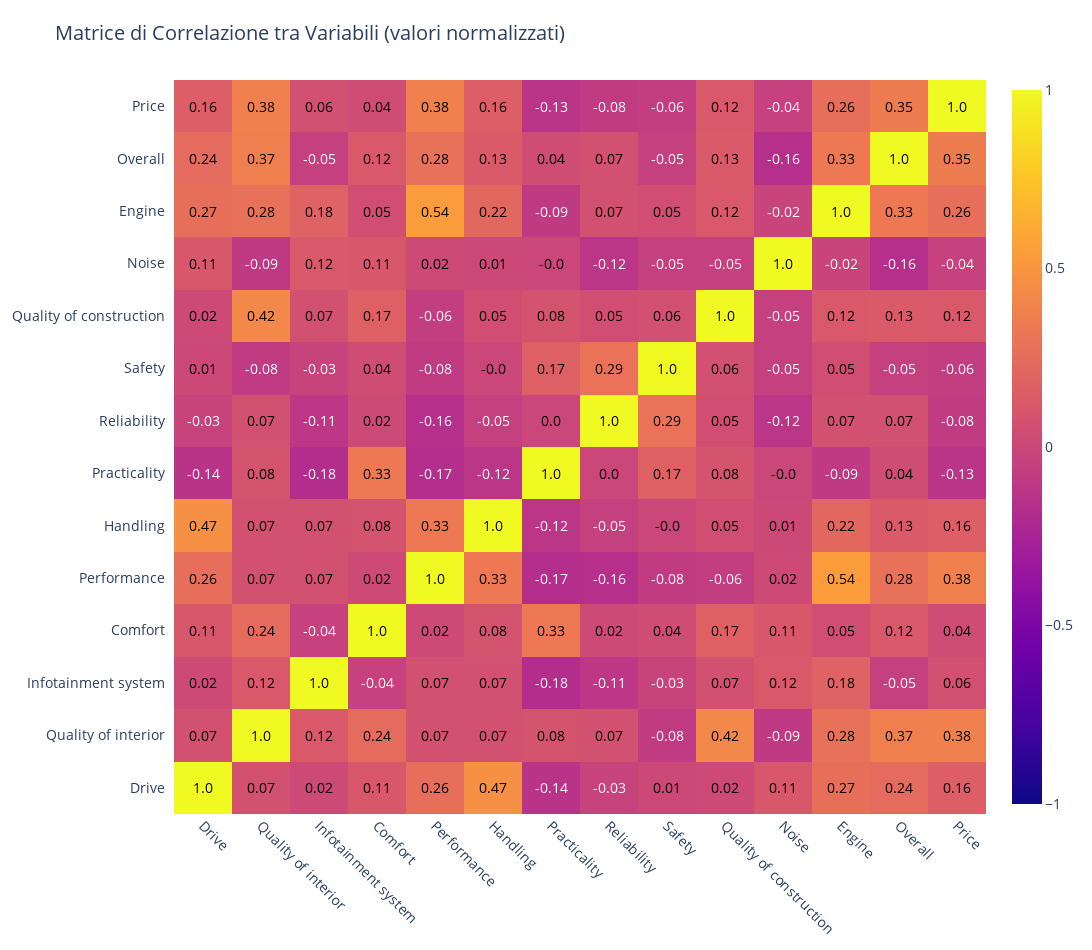

Notebook code for this chart:
### Code cell
import plotly.figure_factory as ff

# Prima creiamo variabili numeriche per le valutazioni categoriche
categorical_cols = ['Drive', 'Quality of interior', 'Infotainment system', 'Comfort', 
                   'Performance', 'Handling', 'Practicality', 'Reliability', 'Safety',
                   'Quality of construction', 'Noise', 'Engine']

# Mappatura valori categorici a numerici
mapping = {
    'Positive': 3,
    'Medium': 2, 
    'Negative': 1,
    'Not mentioned': 0,
}

df_numeric = df.copy()
for col in categorical_cols:
    df_numeric[col] = df_numeric[col].map(mapping)

import plotly.figure_factory as ff

# Matrice di correlazione
correlation_matrix = df_numeric[categorical_cols + ['Overall', 'Price']].corr().round(2)

fig_corr = ff.create_annotated_heatmap(
    z=correlation_matrix.values,
    x=list(correlation_matrix.columns),
    y=list(correlation_matrix.index),
    annotation_text=correlation_matrix.values.astype(str),
    showscale=True,
    reversescale=False,
    zmin=-1, zmax=1
)
fig_corr.update_layout(
    title='Matrice di Correlazione tra Variabili (valori normalizzati)',
    width=1100,
    height=950,
    margin=dict(l=120, r=40, t=80, b=120),
    font=dict(size=14),
    xaxis=dict(tickangle=45, automargin=True),
)
fig_corr.update_xaxes(side="bottom")
fig_corr.show()

### Figure 1 — Plotly figure (JSON) as saved in the notebook; plotly's stock layout.template omitted (floating-point values rounded to 4 significant figures; data arrays with more than 128 entries replaced by an {"elided": "..."} marker saying what was removed)
{"data": [{"colorscale": [[0, "#0d0887"], [0.1111, "#46039f"], [0.2222, "#7201a8"], [0.3333, "#9c179e"], [0.4444, "#bd3786"], [0.5556, "#d8576b"], [0.6667, "#ed7953"], [0.7778, "#fb9f3a"], [0.8889, "#fdca26"], [1, "#f0f921"]], "reversescale": false, "showscale": true, "type": "heatmap", "x": ["Drive", "Quality of interior", "Infotainment system", "Comfort", "Performance", "Handling", "Practicality", "Reliability", "Safety", "Quality of construction", "Noise", "Engine", "Overall", "Price"], "y": ["Drive", "Quality of interior", "Infotainment system", "Comfort", "Performance", "Handling", "Practicality", "Reliability", "Safety", "Quality of construction", "Noise", "Engine", "Overall", "Price"], "z": {"elided": "14x14 float values"}, "zmax": 1, "zmin": -1}], "layout": {"annotations": [{"font": {"color": "#000000"}, "showarrow": false, "text": "1.0", "x": "Drive", "xref": "x", "y": "Drive", "yref": "y"}, {"font": {"color": "#000000"}, "showarrow": false, "text": "0.07", "x": "Quality of interior", "xref": "x", "y": "Drive", "yref": "y"}, {"font": {"color": "#000000"}, "showarrow": false, "text": "0.02", "x": "Infotainment system", "xref": "x", "y": "Drive", "yref": "y"}, {"font": {"color": "#000000"}, "showarrow": false, "text": "0.11", "x": "Comfort", "xref": "x", "y": "Drive", "yref": "y"}, {"font": {"color": "#000000"}, "showarrow": false, "text": "0.26", "x": "Performance", "xref": "x", "y": "Drive", "yref": "y"}, {"font": {"color": "#000000"}, "showarrow": false, "text": "0.47", "x": "Handling", "xref": "x", "y": "Drive", "yref": "y"}, {"font": {"color": "#FFFFFF"}, "showarrow": false, "text": "-0.14", "x": "Practicality", "xref": "x", "y": "Drive", "yref": "y"}, {"font": {"color": "#FFFFFF"}, "showarrow": false, "text": "-0.03", "x": "Reliability", "xref": "x", "y": "Drive", "yref": "y"}, {"font": {"color": "#000000"}, "showarrow": false, "text": "0.01", "x": "Safety", "xref": "x", "y": "Drive", "yref": "y"}, {"font": {"color": "#000000"}, "showarrow": false, "text": "0.02", "x": "Quality of construction", "xref": "x", "y": "Drive", "yref": "y"}, {"font": {"color": "#000000"}, "showarrow": false, "text": "0.11", "x": "Noise", "xref": "x", "y": "Drive", "yref": "y"}, {"font": {"color": "#000000"}, "showarrow": false, "text": "0.27", "x": "Engine", "xref": "x", "y": "Drive", "yref": "y"}, {"font": {"color": "#000000"}, "showarrow": false, "text": "0.24", "x": "Overall", "xref": "x", "y": "Drive", "yref": "y"}, {"font": {"color": "#000000"}, "showarrow": false, "text": "0.16", "x": "Price", "xref": "x", "y": "Drive", "yref": "y"}, {"font": {"color": "#000000"}, "showarrow": false, "text": "0.07", "x": "Drive", "xref": "x", "y": "Quality of interior", "yref": "y"}, {"font": {"color": "#000000"}, "showarrow": false, "text": "1.0", "x": "Quality of interior", "xref": "x", "y": "Quality of interior", "yref": "y"}, {"font": {"color": "#000000"}, "showarrow": false, "text": "0.12", "x": "Infotainment system", "xref": "x", "y": "Quality of interior", "yref": "y"}, {"font": {"color": "#000000"}, "showarrow": false, "text": "0.24", "x": "Comfort", "xref": "x", "y": "Quality of interior", "yref": "y"}, {"font": {"color": "#000000"}, "showarrow": false, "text": "0.07", "x": "Performance", "xref": "x", "y": "Quality of interior", "yref": "y"}, {"font": {"color": "#000000"}, "showarrow": false, "text": "0.07", "x": "Handling", "xref": "x", "y": "Quality of interior", "yref": "y"}, {"font": {"color": "#000000"}, "showarrow": false, "text": "0.08", "x": "Practicality", "xref": "x", "y": "Quality of interior", "yref": "y"}, {"font": {"color": "#000000"}, "showarrow": false, "text": "0.07", "x": "Reliability", "xref": "x", "y": "Quality of interior", "yref": "y"}, {"font": {"color": "#FFFFFF"}, "showarrow": false, "text": "-0.08", "x": "Safety", "xref": "x", "y": "Quality of interior", "yref": "y"}, {"font": {"color": "#000000"}, "showarrow": false, "text": "0.42", "x": "Quality of construction", "xref": "x", "y": "Quality of interior", "yref": "y"}, {"font": {"color": "#FFFFFF"}, "showarrow": false, "text": "-0.09", "x": "Noise", "xref": "x", "y": "Quality of interior", "yref": "y"}, {"font": {"color": "#000000"}, "showarrow": false, "text": "0.28", "x": "Engine", "xref": "x", "y": "Quality of interior", "yref": "y"}, {"font": {"color": "#000000"}, "showarrow": false, "text": "0.37", "x": "Overall", "xref": "x", "y": "Quality of interior", "yref": "y"}, {"font": {"color": "#000000"}, "showarrow": false, "text": "0.38", "x": "Price", "xref": "x", "y": "Quality of interior", "yref": "y"}, {"font": {"color": "#000000"}, "showarrow": false, "text": "0.02", "x": "Drive", "xref": "x", "y": "Infotainment system", "yref": "y"}, {"font": {"color": "#000000"}, "showarrow": false, "text": "0.12", "x": "Quality of interior", "xref": "x", "y": "Infotainment system", "yref": "y"}, {"font": {"color": "#000000"}, "showarrow": false, "text": "1.0", "x": "Infotainment system", "xref": "x", "y": "Infotainment system", "yref": "y"}, {"font": {"color": "#FFFFFF"}, "showarrow": false, "text": "-0.04", "x": "Comfort", "xref": "x", "y": "Infotainment system", "yref": "y"}, {"font": {"color": "#000000"}, "showarrow": false, "text": "0.07", "x": "Performance", "xref": "x", "y": "Infotainment system", "yref": "y"}, {"font": {"color": "#000000"}, "showarrow": false, "text": "0.07", "x": "Handling", "xref": "x", "y": "Infotainment system", "yref": "y"}, {"font": {"color": "#FFFFFF"}, "showarrow": false, "text": "-0.18", "x": "Practicality", "xref": "x", "y": "Infotainment system", "yref": "y"}, {"font": {"color": "#FFFFFF"}, "showarrow": false, "text": "-0.11", "x": "Reliability", "xref": "x", "y": "Infotainment system", "yref": "y"}, {"font": {"color": "#FFFFFF"}, "showarrow": false, "text": "-0.03", "x": "Safety", "xref": "x", "y": "Infotainment system", "yref": "y"}, {"font": {"color": "#000000"}, "showarrow": false, "text": "0.07", "x": "Quality of construction", "xref": "x", "y": "Infotainment system", "yref": "y"}, {"font": {"color": "#000000"}, "showarrow": false, "text": "0.12", "x": "Noise", "xref": "x", "y": "Infotainment system", "yref": "y"}, {"font": {"color": "#000000"}, "showarrow": false, "text": "0.18", "x": "Engine", "xref": "x", "y": "Infotainment system", "yref": "y"}, {"font": {"color": "#FFFFFF"}, "showarrow": false, "text": "-0.05", "x": "Overall", "xref": "x", "y": "Infotainment system", "yref": "y"}, {"font": {"color": "#000000"}, "showarrow": false, "text": "0.06", "x": "Price", "xref": "x", "y": "Infotainment system", "yref": "y"}, {"font": {"color": "#000000"}, "showarrow": false, "text": "0.11", "x": "Drive", "xref": "x", "y": "Comfort", "yref": "y"}, {"font": {"color": "#000000"}, "showarrow": false, "text": "0.24", "x": "Quality of interior", "xref": "x", "y": "Comfort", "yref": "y"}, {"font": {"color": "#FFFFFF"}, "showarrow": false, "text": "-0.04", "x": "Infotainment system", "xref": "x", "y": "Comfort", "yref": "y"}, {"font": {"color": "#000000"}, "showarrow": false, "text": "1.0", "x": "Comfort", "xref": "x", "y": "Comfort", "yref": "y"}, {"font": {"color": "#000000"}, "showarrow": false, "text": "0.02", "x": "Performance", "xref": "x", "y": "Comfort", "yref": "y"}, {"font": {"color": "#000000"}, "showarrow": false, "text": "0.08", "x": "Handling", "xref": "x", "y": "Comfort", "yref": "y"}, {"font": {"color": "#000000"}, "showarrow": false, "text": "0.33", "x": "Practicality", "xref": "x", "y": "Comfort", "yref": "y"}, {"font": {"color": "#000000"}, "showarrow": false, "text": "0.02", "x": "Reliability", "xref": "x", "y": "Comfort", "yref": "y"}, {"font": {"color": "#000000"}, "showarrow": false, "text": "0.04", "x": "Safety", "xref": "x", "y": "Comfort", "yref": "y"}, {"font": {"color": "#000000"}, "showarrow": false, "text": "0.17", "x": "Quality of construction", "xref": "x", "y": "Comfort", "yref": "y"}, {"font": {"color": "#000000"}, "showarrow": false, "text": "0.11", "x": "Noise", "xref": "x", "y": "Comfort", "yref": "y"}, {"font": {"color": "#000000"}, "showarrow": false, "text": "0.05", "x": "Engine", "xref": "x", "y": "Comfort", "yref": "y"}, {"font": {"color": "#000000"}, "showarrow": false, "text": "0.12", "x": "Overall", "xref": "x", "y": "Comfort", "yref": "y"}, {"font": {"color": "#000000"}, "showarrow": false, "text": "0.04", "x": "Price", "xref": "x", "y": "Comfort", "yref": "y"}, {"font": {"color": "#000000"}, "showarrow": false, "text": "0.26", "x": "Drive", "xref": "x", "y": "Performance", "yref": "y"}, {"font": {"color": "#000000"}, "showarrow": false, "text": "0.07", "x": "Quality of interior", "xref": "x", "y": "Performance", "yref": "y"}, {"font": {"color": "#000000"}, "showarrow": false, "text": "0.07", "x": "Infotainment system", "xref": "x", "y": "Performance", "yref": "y"}, {"font": {"color": "#000000"}, "showarrow": false, "text": "0.02", "x": "Comfort", "xref": "x", "y": "Performance", "yref": "y"}, {"font": {"color": "#000000"}, "showarrow": false, "text": "1.0", "x": "Performance", "xref": "x", "y": "Performance", "yref": "y"}, {"font": {"color": "#000000"}, "showarrow": false, "text": "0.33", "x": "Handling", "xref": "x", "y": "Performance", "yref": "y"}, {"font": {"color": "#FFFFFF"}, "showarrow": false, "text": "-0.17", "x": "Practicality", "xref": "x", "y": "Performance", "yref": "y"}, {"font": {"color": "#FFFFFF"}, "showarrow": false, "text": "-0.16", "x": "Reliability", "xref": "x", "y": "Performance", "yref": "y"}, {"font": {"color": "#FFFFFF"}, "showarrow": false, "text": "-0.08", "x": "Safety", "xref": "x", "y": "Performance", "yref": "y"}, {"font": {"color": "#FFFFFF"}, "showarrow": false, "text": "-0.06", "x": "Quality of construction", "xref": "x", "y": "Performance", "yref": "y"}, {"font": {"color": "#000000"}, "showarrow": false, "text": "0.02", "x": "Noise", "xref": "x", "y": "Performance", "yref": "y"}, {"font": {"color": "#000000"}, "showarrow": false, "text": "0.54", "x": "Engine", "xref": "x", "y": "Performance", "yref": "y"}, {"font": {"color": "#000000"}, "showarrow": false, "text": "0.28", "x": "Overall", "xref": "x", "y": "Performance", "yref": "y"}, {"font": {"color": "#000000"}, "showarrow": false, "text": "0.38", "x": "Price", "xref": "x", "y": "Performance", "yref": "y"}, {"font": {"color": "#000000"}, "showarrow": false, "text": "0.47", "x": "Drive", "xref": "x", "y": "Handling", "yref": "y"}, {"font": {"color": "#000000"}, "showarrow": false, "text": "0.07", "x": "Quality of interior", "xref": "x", "y": "Handling", "yref": "y"}, {"font": {"color": "#000000"}, "showarrow": false, "text": "0.07", "x": "Infotainment system", "xref": "x", "y": "Handling", "yref": "y"}, {"font": {"color": "#000000"}, "showarrow": false, "text": "0.08", "x": "Comfort", "xref": "x", "y": "Handling", "yref": "y"}, {"font": {"color": "#000000"}, "showarrow": false, "text": "0.33", "x": "Performance", "xref": "x", "y": "Handling", "yref": "y"}, {"font": {"color": "#000000"}, "showarrow": false, "text": "1.0", "x": "Handling", "xref": "x", "y": "Handling", "yref": "y"}, {"font": {"color": "#FFFFFF"}, "showarrow": false, "text": "-0.12", "x": "Practicality", "xref": "x", "y": "Handling", "yref": "y"}, {"font": {"color": "#FFFFFF"}, "showarrow": false, "text": "-0.05", "x": "Reliability", "xref": "x", "y": "Handling", "yref": "y"}, {"font": {"color": "#000000"}, "showarrow": false, "text": "-0.0", "x": "Safety", "xref": "x", "y": "Handling", "yref": "y"}, {"font": {"color": "#000000"}, "showarrow": false, "text": "0.05", "x": "Quality of construction", "xref": "x", "y": "Handling", "yref": "y"}, {"font": {"color": "#000000"}, "showarrow": false, "text": "0.01", "x": "Noise", "xref": "x", "y": "Handling", "yref": "y"}, {"font": {"color": "#000000"}, "showarrow": false, "text": "0.22", "x": "Engine", "xref": "x", "y": "Handling", "yref": "y"}, {"font": {"color": "#000000"}, "showarrow": false, "text": "0.13", "x": "Overall", "xref": "x", "y": "Handling", "yref": "y"}, {"font": {"color": "#000000"}, "showarrow": false, "text": "0.16", "x": "Price", "xref": "x", "y": "Handling", "yref": "y"}, {"font": {"color": "#FFFFFF"}, "showarrow": false, "text": "-0.14", "x": "Drive", "xref": "x", "y": "Practicality", "yref": "y"}, {"font": {"color": "#000000"}, "showarrow": false, "text": "0.08", "x": "Quality of interior", "xref": "x", "y": "Practicality", "yref": "y"}, {"font": {"color": "#FFFFFF"}, "showarrow": false, "text": "-0.18", "x": "Infotainment system", "xref": "x", "y": "Practicality", "yref": "y"}, {"font": {"color": "#000000"}, "showarrow": false, "text": "0.33", "x": "Comfort", "xref": "x", "y": "Practicality", "yref": "y"}, {"font": {"color": "#FFFFFF"}, "showarrow": false, "text": "-0.17", "x": "Performance", "xref": "x", "y": "Practicality", "yref": "y"}, {"font": {"color": "#FFFFFF"}, "showarrow": false, "text": "-0.12", "x": "Handling", "xref": "x", "y": "Practicality", "yref": "y"}, {"font": {"color": "#000000"}, "showarrow": false, "text": "1.0", "x": "Practicality", "xref": "x", "y": "Practicality", "yref": "y"}, {"font": {"color": "#000000"}, "showarrow": false, "text": "0.0", "x": "Reliability", "xref": "x", "y": "Practicality", "yref": "y"}, {"font": {"color": "#000000"}, "showarrow": false, "text": "0.17", "x": "Safety", "xref": "x", "y": "Practicality", "yref": "y"}, {"font": {"color": "#000000"}, "showarrow": false, "text": "0.08", "x": "Quality of construction", "xref": "x", "y": "Practicality", "yref": "y"}, {"font": {"color": "#000000"}, "showarrow": false, "text": "-0.0", "x": "Noise", "xref": "x", "y": "Practicality", "yref": "y"}, {"font": {"color": "#FFFFFF"}, "showarrow": false, "text": "-0.09", "x": "Engine", "xref": "x", "y": "Practicality", "yref": "y"}, {"font": {"color": "#000000"}, "showarrow": false, "text": "0.04", "x": "Overall", "xref": "x", "y": "Practicality", "yref": "y"}, {"font": {"color": "#FFFFFF"}, "showarrow": false, "text": "-0.13", "x": "Price", "xref": "x", "y": "Practicality", "yref": "y"}, {"font": {"color": "#FFFFFF"}, "showarrow": false, "text": "-0.03", "x": "Drive", "xref": "x", "y": "Reliability", "yref": "y"}, {"font": {"color": "#000000"}, "showarrow": false, "text": "0.07", "x": "Quality of interior", "xref": "x", "y": "Reliability", "yref": "y"}, {"font": {"color": "#FFFFFF"}, "showarrow": false, "text": "-0.11", "x": "Infotainment system", "xref": "x", "y": "Reliability", "yref": "y"}, {"font": {"color": "#000000"}, "showarrow": false, "text": "0.02", "x": "Comfort", "xref": "x", "y": "Reliability", "yref": "y"}, {"font": {"color": "#FFFFFF"}, "showarrow": false, "text": "-0.16", "x": "Performance", "xref": "x", "y": "Reliability", "yref": "y"}, {"font": {"color": "#FFFFFF"}, "showarrow": false, "text": "-0.05", "x": "Handling", "xref": "x", "y": "Reliability", "yref": "y"}, {"font": {"color": "#000000"}, "showarrow": false, "text": "0.0", "x": "Practicality", "xref": "x", "y": "Reliability", "yref": "y"}, {"font": {"color": "#000000"}, "showarrow": false, "text": "1.0", "x": "Reliability", "xref": "x", "y": "Reliability", "yref": "y"}, {"font": {"color": "#000000"}, "showarrow": false, "text": "0.29", "x": "Safety", "xref": "x", "y": "Reliability", "yref": "y"}, {"font": {"color": "#000000"}, "showarrow": false, "text": "0.05", "x": "Quality of construction", "xref": "x", "y": "Reliability", "yref": "y"}, {"font": {"color": "#FFFFFF"}, "showarrow": false, "text": "-0.12", "x": "Noise", "xref": "x", "y": "Reliability", "yref": "y"}, {"font": {"color": "#000000"}, "showarrow": false, "text": "0.07", "x": "Engine", "xref": "x", "y": "Reliability", "yref": "y"}, {"font": {"color": "#000000"}, "showarrow": false, "text": "0.07", "x": "Overall", "xref": "x", "y": "Reliability", "yref": "y"}, {"font": {"color": "#FFFFFF"}, "showarrow": false, "text": "-0.08", "x": "Price", "xref": "x", "y": "Reliability", "yref": "y"}, {"font": {"color": "#000000"}, "showarrow": false, "text": "0.01", "x": "Drive", "xref": "x", "y": "Safety", "yref": "y"}, {"font": {"color": "#FFFFFF"}, "showarrow": false, "text": "-0.08", "x": "Quality of interior", "xref": "x", "y": "Safety", "yref": "y"}, {"font": {"color": "#FFFFFF"}, "showarrow": false, "text": "-0.03", "x": "Infotainment system", "xref": "x", "y": "Safety", "yref": "y"}, {"font": {"color": "#000000"}, "showarrow": false, "text": "0.04", "x": "Comfort", "xref": "x", "y": "Safety", "yref": "y"}, {"font": {"color": "#FFFFFF"}, "showarrow": false, "text": "-0.08", "x": "Performance", "xref": "x", "y": "Safety", "yref": "y"}, {"font": {"color": "#000000"}, "showarrow": false, "text": "-0.0", "x": "Handling", "xref": "x", "y": "Safety", "yref": "y"}, {"font": {"color": "#000000"}, "showarrow": false, "text": "0.17", "x": "Practicality", "xref": "x", "y": "Safety", "yref": "y"}, {"font": {"color": "#000000"}, "showarrow": false, "text": "0.29", "x": "Reliability", "xref": "x", "y": "Safety", "yref": "y"}, {"font": {"color": "#000000"}, "showarrow": false, "text": "1.0", "x": "Safety", "xref": "x", "y": "Safety", "yref": "y"}, {"font": {"color": "#000000"}, "showarrow": false, "text": "0.06", "x": "Quality of construction", "xref": "x", "y": "Safety", "yref": "y"}, {"font": {"color": "#FFFFFF"}, "showarrow": false, "text": "-0.05", "x": "Noise", "xref": "x", "y": "Safety", "yref": "y"}, {"font": {"color": "#000000"}, "showarrow": false, "text": "0.05", "x": "Engine", "xref": "x", "y": "Safety", "yref": "y"}, {"font": {"color": "#FFFFFF"}, "showarrow": false, "text": "-0.05", "x": "Overall", "xref": "x", "y": "Safety", "yref": "y"}, {"font": {"color": "#FFFFFF"}, "showarrow": false, "text": "-0.06", "x": "Price", "xref": "x", "y": "Safety", "yref": "y"}, {"font": {"color": "#000000"}, "showarrow": false, "text": "0.02", "x": "Drive", "xref": "x", "y": "Quality of construction", "yref": "y"}, {"font": {"color": "#000000"}, "showarrow": false, "text": "0.42", "x": "Quality of interior", "xref": "x", "y": "Quality of construction", "yref": "y"}, {"font": {"color": "#000000"}, "showarrow": false, "text": "0.07", "x": "Infotainment system", "xref": "x", "y": "Quality of construction", "yref": "y"}, {"font": {"color": "#000000"}, "showarrow": false, "text": "0.17", "x": "Comfort", "xref": "x", "y": "Quality of construction", "yref": "y"}, {"font": {"color": "#FFFFFF"}, "showarrow": false, "text": "-0.06", "x": "Performance", "xref": "x", "y": "Quality of construction", "yref": "y"}, {"font": {"color": "#000000"}, "showarrow": false, "text": "0.05", "x": "Handling", "xref": "x", "y": "Quality of construction", "yref": "y"}, {"font": {"color": "#000000"}, "showarrow": false, "text": "0.08", "x": "Practicality", "xref": "x", "y": "Quality of construction", "yref": "y"}, {"font": {"color": "#000000"}, "showarrow": false, "text": "0.05", "x": "Reliability", "xref": "x", "y": "Quality of construction", "yref": "y"}, {"font": {"color": "#000000"}, "showarrow": false, "text": "0.06", "x": "Safety", "xref": "x", "y": "Quality of construction", "yref": "y"}, {"font": {"color": "#000000"}, "showarrow": false, "text": "1.0", "x": "Quality of construction", "xref": "x", "y": "Quality of construction", "yref": "y"}, {"font": {"color": "#FFFFFF"}, "showarrow": false, "text": "-0.05", "x": "Noise", "xref": "x", "y": "Quality of construction", "yref": "y"}, {"font": {"color": "#000000"}, "showarrow": false, "text": "0.12", "x": "Engine", "xref": "x", "y": "Quality of construction", "yref": "y"}, {"font": {"color": "#000000"}, "showarrow": false, "text": "0.13", "x": "Overall", "xref": "x", "y": "Quality of construction", "yref": "y"}, {"font": {"color": "#000000"}, "showarrow": false, "text": "0.12", "x": "Price", "xref": "x", "y": "Quality of construction", "yref": "y"}, {"font": {"color": "#000000"}, "showarrow": false, "text": "0.11", "x": "Drive", "xref": "x", "y": "Noise", "yref": "y"}, {"font": {"color": "#FFFFFF"}, "showarrow": false, "text": "-0.09", "x": "Quality of interior", "xref": "x", "y": "Noise", "yref": "y"}, {"font": {"color": "#000000"}, "showarrow": false, "text": "0.12", "x": "Infotainment system", "xref": "x", "y": "Noise", "yref": "y"}, {"font": {"color": "#000000"}, "showarrow": false, "text": "0.11", "x": "Comfort", "xref": "x", "y": "Noise", "yref": "y"}, {"font": {"color": "#000000"}, "showarrow": false, "text": "0.02", "x": "Performance", "xref": "x", "y": "Noise", "yref": "y"}, {"font": {"color": "#000000"}, "showarrow": false, "text": "0.01", "x": "Handling", "xref": "x", "y": "Noise", "yref": "y"}, {"font": {"color": "#000000"}, "showarrow": false, "text": "-0.0", "x": "Practicality", "xref": "x", "y": "Noise", "yref": "y"}, {"font": {"color": "#FFFFFF"}, "showarrow": false, "text": "-0.12", "x": "Reliability", "xref": "x", "y": "Noise", "yref": "y"}, {"font": {"color": "#FFFFFF"}, "showarrow": false, "text": "-0.05", "x": "Safety", "xref": "x", "y": "Noise", "yref": "y"}, {"font": {"color": "#FFFFFF"}, "showarrow": false, "text": "-0.05", "x": "Quality of construction", "xref": "x", "y": "Noise", "yref": "y"}, {"font": {"color": "#000000"}, "showarrow": false, "text": "1.0", "x": "Noise", "xref": "x", "y": "Noise", "yref": "y"}, {"font": {"color": "#FFFFFF"}, "showarrow": false, "text": "-0.02", "x": "Engine", "xref": "x", "y": "Noise", "yref": "y"}, {"font": {"color": "#FFFFFF"}, "showarrow": false, "text": "-0.16", "x": "Overall", "xref": "x", "y": "Noise", "yref": "y"}, {"font": {"color": "#FFFFFF"}, "showarrow": false, "text": "-0.04", "x": "Price", "xref": "x", "y": "Noise", "yref": "y"}, {"font": {"color": "#000000"}, "showarrow": false, "text": "0.27", "x": "Drive", "xref": "x", "y": "Engine", "yref": "y"}, {"font": {"color": "#000000"}, "showarrow": false, "text": "0.28", "x": "Quality of interior", "xref": "x", "y": "Engine", "yref": "y"}, {"font": {"color": "#000000"}, "showarrow": false, "text": "0.18", "x": "Infotainment system", "xref": "x", "y": "Engine", "yref": "y"}, {"font": {"color": "#000000"}, "showarrow": false, "text": "0.05", "x": "Comfort", "xref": "x", "y": "Engine", "yref": "y"}, {"font": {"color": "#000000"}, "showarrow": false, "text": "0.54", "x": "Performance", "xref": "x", "y": "Engine", "yref": "y"}, {"font": {"color": "#000000"}, "showarrow": false, "text": "0.22", "x": "Handling", "xref": "x", "y": "Engine", "yref": "y"}, {"font": {"color": "#FFFFFF"}, "showarrow": false, "text": "-0.09", "x": "Practicality", "xref": "x", "y": "Engine", "yref": "y"}, {"font": {"color": "#000000"}, "showarrow": false, "text": "0.07", "x": "Reliability", "xref": "x", "y": "Engine", "yref": "y"}, {"font": {"color": "#000000"}, "showarrow": false, "text": "0.05", "x": "Safety", "xref": "x", "y": "Engine", "yref": "y"}, {"font": {"color": "#000000"}, "showarrow": false, "text": "0.12", "x": "Quality of construction", "xref": "x", "y": "Engine", "yref": "y"}, {"font": {"color": "#FFFFFF"}, "showarrow": false, "text": "-0.02", "x": "Noise", "xref": "x", "y": "Engine", "yref": "y"}, {"font": {"color": "#000000"}, "showarrow": false, "text": "1.0", "x": "Engine", "xref": "x", "y": "Engine", "yref": "y"}, {"font": {"color": "#000000"}, "showarrow": false, "text": "0.33", "x": "Overall", "xref": "x", "y": "Engine", "yref": "y"}, {"font": {"color": "#000000"}, "showarrow": false, "text": "0.26", "x": "Price", "xref": "x", "y": "Engine", "yref": "y"}, {"font": {"color": "#000000"}, "showarrow": false, "text": "0.24", "x": "Drive", "xref": "x", "y": "Overall", "yref": "y"}, {"font": {"color": "#000000"}, "showarrow": false, "text": "0.37", "x": "Quality of interior", "xref": "x", "y": "Overall", "yref": "y"}, {"font": {"color": "#FFFFFF"}, "showarrow": false, "text": "-0.05", "x": "Infotainment system", "xref": "x", "y": "Overall", "yref": "y"}, {"font": {"color": "#000000"}, "showarrow": false, "text": "0.12", "x": "Comfort", "xref": "x", "y": "Overall", "yref": "y"}, {"font": {"color": "#000000"}, "showarrow": false, "text": "0.28", "x": "Performance", "xref": "x", "y": "Overall", "yref": "y"}, {"font": {"color": "#000000"}, "showarrow": false, "text": "0.13", "x": "Handling", "xref": "x", "y": "Overall", "yref": "y"}, {"font": {"color": "#000000"}, "showarrow": false, "text": "0.04", "x": "Practicality", "xref": "x", "y": "Overall", "yref": "y"}, {"font": {"color": "#000000"}, "showarrow": false, "text": "0.07", "x": "Reliability", "xref": "x", "y": "Overall", "yref": "y"}, {"font": {"color": "#FFFFFF"}, "showarrow": false, "text": "-0.05", "x": "Safety", "xref": "x", "y": "Overall", "yref": "y"}, {"font": {"color": "#000000"}, "showarrow": false, "text": "0.13", "x": "Quality of construction", "xref": "x", "y": "Overall", "yref": "y"}, {"font": {"color": "#FFFFFF"}, "showarrow": false, "text": "-0.16", "x": "Noise", "xref": "x", "y": "Overall", "yref": "y"}, {"font": {"color": "#000000"}, "showarrow": false, "text": "0.33", "x": "Engine", "xref": "x", "y": "Overall", "yref": "y"}, {"font": {"color": "#000000"}, "showarrow": false, "text": "1.0", "x": "Overall", "xref": "x", "y": "Overall", "yref": "y"}, {"font": {"color": "#000000"}, "showarrow": false, "text": "0.35", "x": "Price", "xref": "x", "y": "Overall", "yref": "y"}, {"font": {"color": "#000000"}, "showarrow": false, "text": "0.16", "x": "Drive", "xref": "x", "y": "Price", "yref": "y"}, {"font": {"color": "#000000"}, "showarrow": false, "text": "0.38", "x": "Quality of interior", "xref": "x", "y": "Price", "yref": "y"}, {"font": {"color": "#000000"}, "showarrow": false, "text": "0.06", "x": "Infotainment system", "xref": "x", "y": "Price", "yref": "y"}, {"font": {"color": "#000000"}, "showarrow": false, "text": "0.04", "x": "Comfort", "xref": "x", "y": "Price", "yref": "y"}, {"font": {"color": "#000000"}, "showarrow": false, "text": "0.38", "x": "Performance", "xref": "x", "y": "Price", "yref": "y"}, {"font": {"color": "#000000"}, "showarrow": false, "text": "0.16", "x": "Handling", "xref": "x", "y": "Price", "yref": "y"}, {"font": {"color": "#FFFFFF"}, "showarrow": false, "text": "-0.13", "x": "Practicality", "xref": "x", "y": "Price", "yref": "y"}, {"font": {"color": "#FFFFFF"}, "showarrow": false, "text": "-0.08", "x": "Reliability", "xref": "x", "y": "Price", "yref": "y"}, {"font": {"color": "#FFFFFF"}, "showarrow": false, "text": "-0.06", "x": "Safety", "xref": "x", "y": "Price", "yref": "y"}, {"font": {"color": "#000000"}, "showarrow": false, "text": "0.12", "x": "Quality of construction", "xref": "x", "y": "Price", "yref": "y"}, {"font": {"color": "#FFFFFF"}, "showarrow": false, "text": "-0.04", "x": "Noise", "xref": "x", "y": "Price", "yref": "y"}, {"font": {"color": "#000000"}, "showarrow": false, "text": "0.26", "x": "Engine", "xref": "x", "y": "Price", "yref": "y"}, {"font": {"color": "#000000"}, "showarrow": false, "text": "0.35", "x": "Overall", "xref": "x", "y": "Price", "yref": "y"}, {"font": {"color": "#000000"}, "showarrow": false, "text": "1.0", "x": "Price", "xref": "x", "y": "Price", "yref": "y"}], "font": {"size": 14}, "height": 950, "margin": {"b": 120, "l": 120, "r": 40, "t": 80}, "title": {"text": "Matrice di Correlazione tra Variabili (valori normalizzati)"}, "width": 1100, "xaxis": {"automargin": true, "dtick": 1, "gridcolor": "rgb(0, 0, 0)", "side": "bottom", "tickangle": 45, "ticks": ""}, "yaxis": {"dtick": 1, "ticks": "", "ticksuffix": "  "}}}
